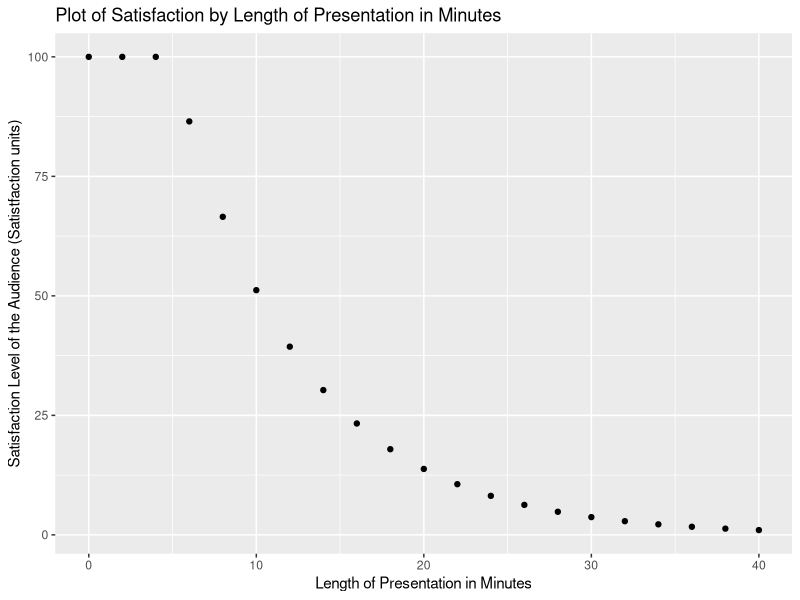
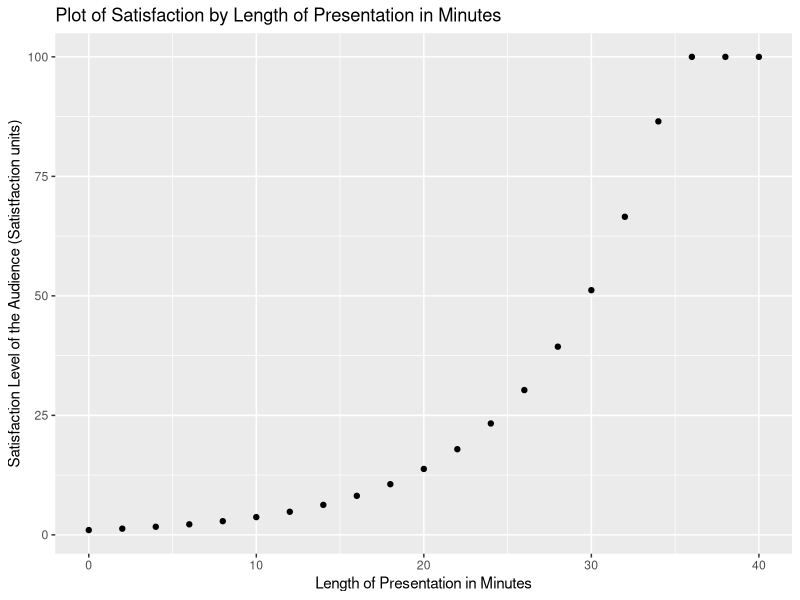

Generate these figures, in order, with R:
## ---- chunk 1
knitr::opts_chunk$set(echo = TRUE)
## ---- chunk 2
library(tidyverse)
## ---- chunk 3
Excitement <- read.csv(file = "Excite.csv")
## ---- chunk 4
Excitement %>% 
  ggplot(mapping = aes(x=Length_of_Presentation, y=Satisfaction_From_Presentation)) + #our aes statement will tell R which variables we would like on each axis
  geom_point() + #geom_point is used to make the scatterplot
  xlab("Length of Presentation in Minutes") +
  ylab("Satisfaction Level of the Audience (Satistfaction units)") + #xlab and ylab are used to make our axis more readable
  ggtitle("Plot of Satisfaction by Length of Presentation in Minutes")
## ---- chunk 5
Excitement %>% 
  ggplot(mapping = aes(x=Length_of_Presentation, y=Satisfaction_From_Presentation_Real)) + #our aes statement will tell R which variables we would like on each axis
  geom_point() + #geom_point is used to make the scatterplot
  xlab("Length of Presentation in Minutes") +
  ylab("Satisfaction Level of the Audience (Satistfaction units)") + #xlab and ylab are used to make our axis more readable
  ggtitle("Plot of Satisfaction by Length of Presentation in Minutes")
## ---- chunk 6
#rmarkdown::render("BigDataTest.Rmd")
